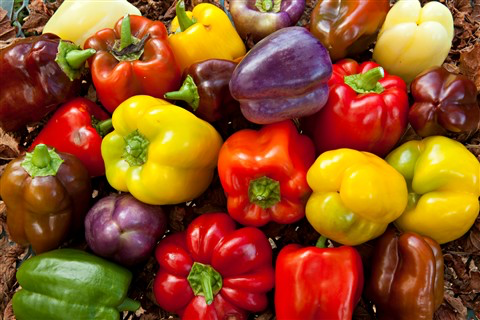
%> input picture data/peppers.png, 480 x 320 px
$ octave crosscorrelation.m   (GNU Octave 9; MATLAB toolbox functions it lacks are replaced by stand-ins)
%> lines starting %> are read from the running program, lines starting %| are printed output that depends on the picture
### tests/isoctave.m
%% functions
function retval = isoctave
  persistent cacheval;  % speeds up repeated calls

  if isempty (cacheval)
    cacheval = (exist ('OCTAVE_VERSION', 'builtin') > 0);
  end

  retval = cacheval;
end

### tests/crosscorrelation.m
% compute the cross correlation between an image and a template
if isoctave()
    pkg load image;
else
    import image;
end

close all;

disp('Create a random image of size 600x400');

% create noise image with dimension (#rows, #cols) = (height, width)
figure;
I = uint8(randi(255, 400, 600));
imshow(I);

% clip template
figure;
T = I(51:100, 101:150);
T = imnoise(T, 'gaussian');
imshow(T);

% perform normalized cross-correlation
figure;
NCC = normxcorr2(T, I);
surf(NCC); shading flat;
%> after `shading flat`:
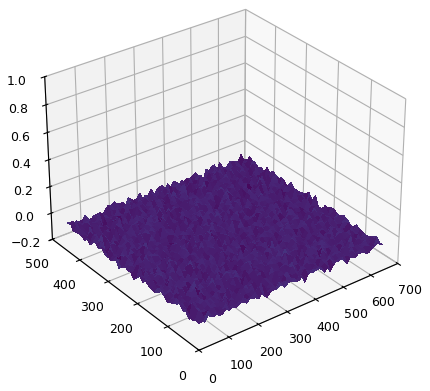
%> figure redrawn from the program's plot data


% pause for few seconds
pause(4);

close all;

% load image
[path, name, ext] = fileparts(mfilename('fullpath'));
path = fullfile(path, '/../data/');

str = sprintf('FULLPATH to data: [%s]', path);
disp(str);

% Load the image
I = rgb2gray(imread(fullfile(path, 'peppers.png')));
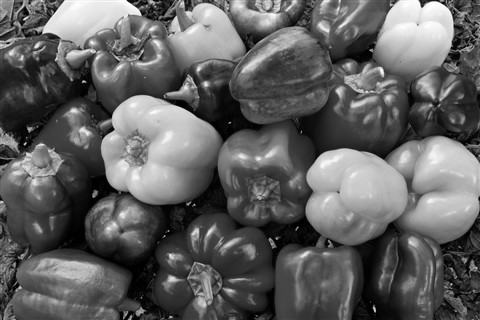
%> I: size 320x480 uint8; min 0, max 254, mean 96.5
T = rgb2gray(imread(fullfile(path, 'brown_pepper.png')));
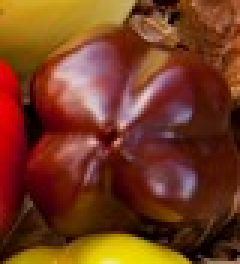
%> input picture data/brown_pepper.png, 80 x 88 px (shown 3 times larger)
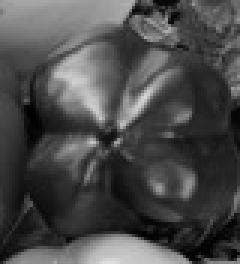
%> T: size 88x80 uint8 (shown 3 times larger); min 0, max 222, mean 74
NCC = normxcorr2(T, I);
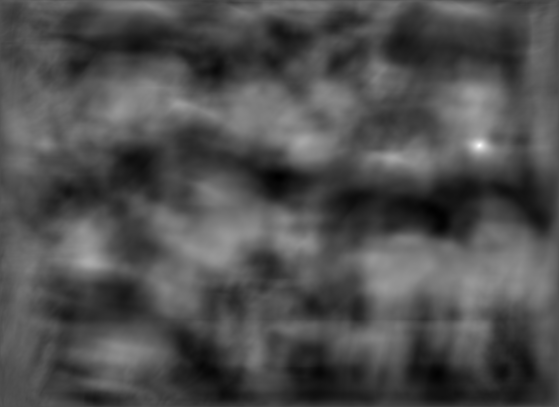
%> NCC: size 407x559 double; min -0.461, max 1, mean -0.00521; drawn with min black and max white
figure;
surf(NCC); shading flat;
%> after `shading flat`:
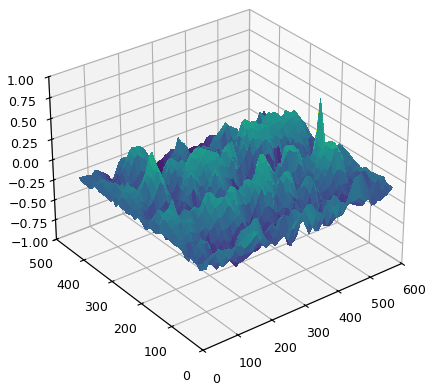
%> figure redrawn from the program's plot data
